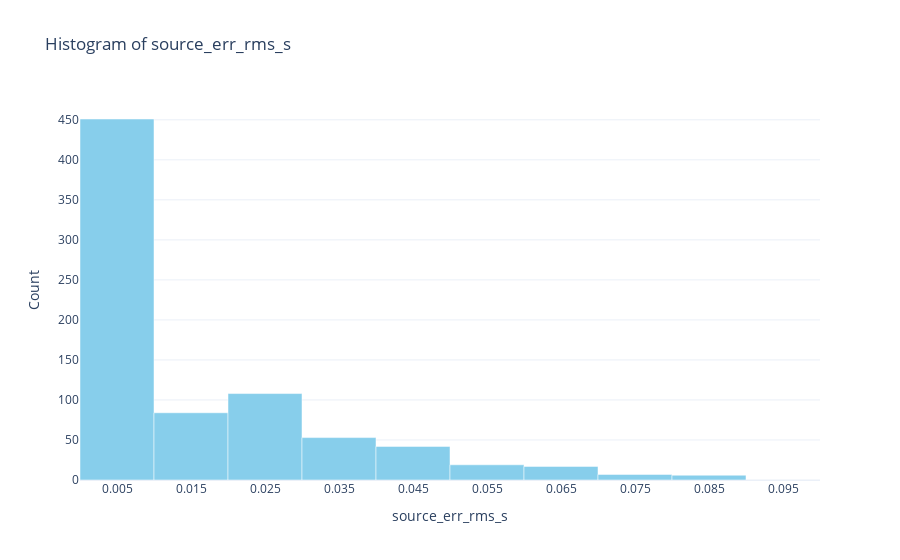

Write notebook code for a chart like this one.
### Code cell
# Another example using different columns
lqt_ready_2.plot_histogram('source_err_rms_s', 0.01, max_bin=0.1)

### Figure 1 — Plotly figure (JSON) as saved in the notebook; plotly's stock layout.template omitted (floating-point values rounded to 4 significant figures)
{"data": [{"hovertemplate": "Bin_center: %{x:.3f}<br>count: %{y}<extra></extra>", "marker": {"color": "skyblue"}, "name": "source_err_rms_s", "type": "bar", "width": 0.01, "x": [0.005, 0.015, 0.025, 0.035, 0.045, 0.055, 0.065, 0.075, 0.085, 0.095], "y": [451, 84, 108, 53, 42, 19, 17, 7, 6, 0]}], "layout": {"bargap": 0.25, "showlegend": false, "title": {"text": "Histogram of source_err_rms_s"}, "xaxis": {"tickmode": "array", "ticktext": ["0.005", "0.015", "0.025", "0.035", "0.045", "0.055", "0.065", "0.075", "0.085", "0.095"], "tickvals": [0.005, 0.015, 0.025, 0.035, 0.045, 0.055, 0.065, 0.075, 0.085, 0.095], "title": {"text": "source_err_rms_s"}}, "yaxis": {"title": {"text": "Count"}}}}
